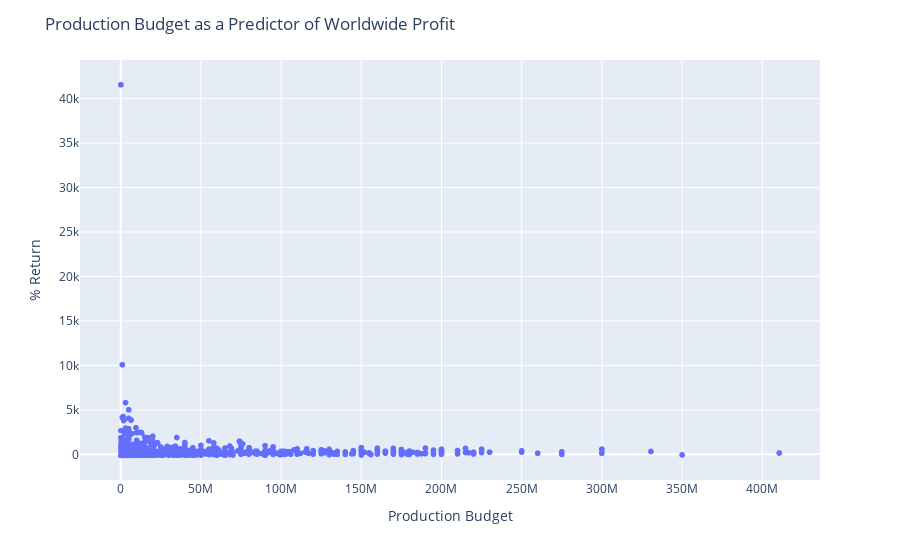

The notebook cell saved with this chart:
### Markdown cell above
Now, let's look at the % Return of a movie, compared to its production budget

### Code cell
px.scatter(Question3DF, x = 'production_budget', y = '% Return',hover_name='primary_title').update_layout(xaxis_title='Production Budget', yaxis_title='% Return',
                                                                                                            title = 'Production Budget as a Predictor of Worldwide Profit')

### Figure 1 — Plotly figure (JSON) as saved in the notebook; plotly's stock layout.template omitted (floating-point values rounded to 4 significant figures; data arrays with more than 128 entries replaced by an {"elided": "..."} marker saying what was removed)
{"data": [{"hovertemplate": "<b>%{hovertext}</b><br><br>production_budget=%{x}<br>% Return=%{y}<extra></extra>", "hovertext": {"elided": "1651 str values"}, "legendgroup": "", "marker": {"color": "#636efa", "symbol": "circle"}, "mode": "markers", "name": "", "showlegend": false, "type": "scattergl", "x": {"elided": "1651 int values"}, "xaxis": "x", "y": {"elided": "1651 float values"}, "yaxis": "y"}], "layout": {"legend": {"tracegroupgap": 0}, "margin": {"t": 60}, "title": {"text": "Production Budget as a Predictor of Worldwide Profit"}, "xaxis": {"anchor": "y", "domain": [0, 1], "title": {"text": "Production Budget"}}, "yaxis": {"anchor": "x", "domain": [0, 1], "title": {"text": "% Return"}}}}
